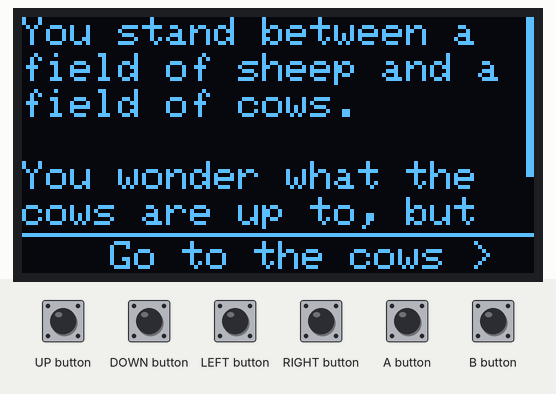
Bench run of a sketch on a simulated Arduboy, built with avr-gcc and run on an emulated ATmega32U4. Shown: 128×64 one-colour display. The test bench sets the inputs (shaded band). What the sketch prints to the serial monitor is not drawn.

Above: at 1.2 s.
1.3 s: A button pressed for 0.15 s
At 2.3 s:
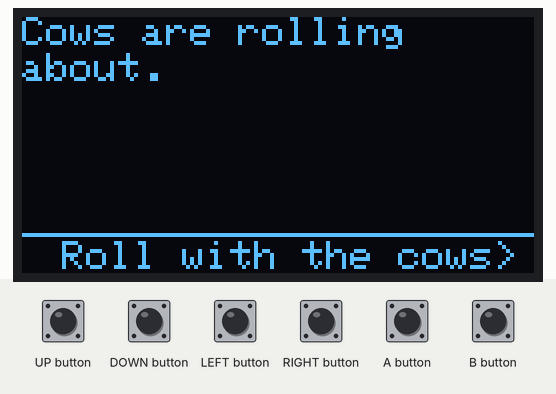
2.9 s: B button pressed for 0.15 s
At 3.7 s:
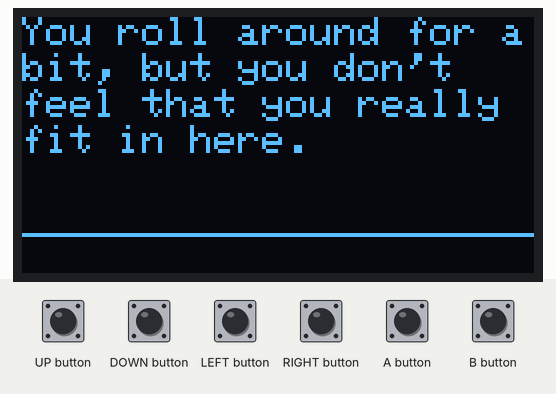
4.5 s: DOWN button pressed for 1 s
At 5.5 s:
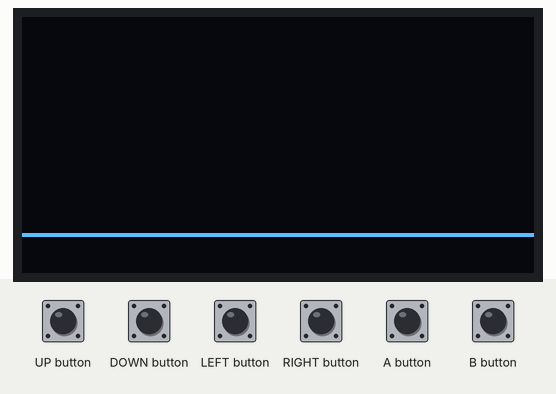
7.0 s: DOWN button pressed for 1 s
At 8.8 s:
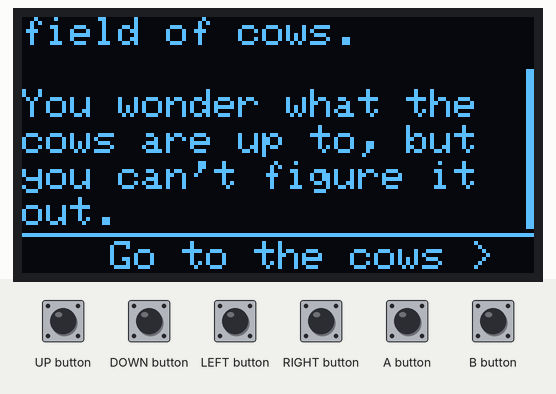
9.5 s: RIGHT button pressed for 0.15 s
At 10.0 s:
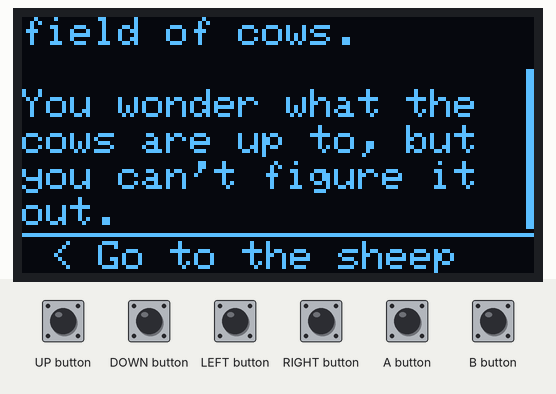
11.1 s: UP button pressed for 1 s
At 11.7 s:
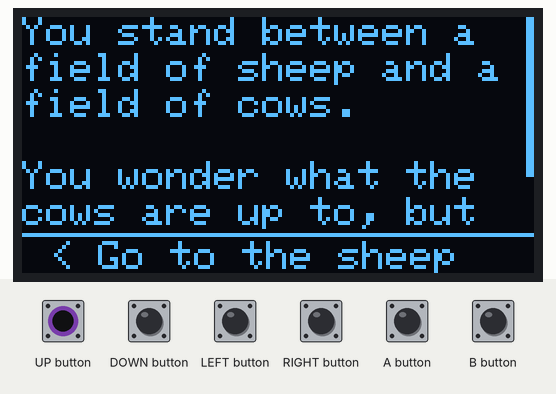
Timing chart, 0 to 14.1 s (numbered marks = the images above; inputs shaded):
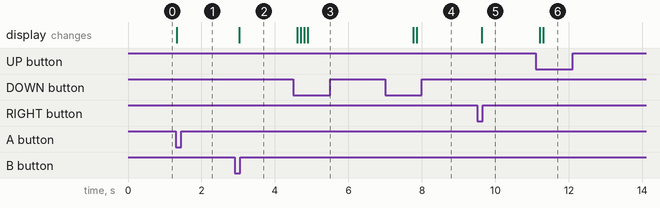

Measured:
- after the input at 1.3 s, the display: changes at once (image 1)
- after the input at 2.9 s, the display: changes after 0.12 s (image 2)
- after the input at 4.5 s, the display: first changes after 0.11 s (image 3 shows a later state)
- after the input at 7.0 s, the display: first changes after 0.77 s (image 4 shows a later state)
- after the input at 9.5 s, the display: changes after 0.13 s (image 5)
- after the input at 11.1 s, the display: first changes after 0.11 s (image 6 shows a later state)

The sketch:

tinychoicuino.ino
```cpp
#include <Arduboy2.h>
#include "generated.h"

// make an instance of arduboy used for many functions
Arduboy2 arduboy;

char buffer[MAX_STR_LEN];

size_t currentVerb=0;
size_t currentPage=0;
byte yoffset=0;


// This function runs once in your game.
// use it for anything that needs to be set only once in your game.
void setup() {
  Serial.begin(9600);
  // initiate arduboy instance
  arduboy.boot();

  // here we set the framerate to 15, we do not need to run at
  // default 60 and it saves us battery life
  arduboy.setFrameRate(10);
  render();
}


void render(){
// first we clear our screen to black
  arduboy.clear();

  word lines = pgm_read_word_near(textlinecounts+currentPage);
  char linestoshow = 6;
  if (lines<linestoshow){
    linestoshow=lines;
  }
  const char* const * text = pgm_read_word_near(texts+currentPage);
  for (int i=0;i<linestoshow;i++){
    strcpy_P(buffer, (char*)pgm_read_word(&text[i+yoffset])); // Necessary casts and dereferencing, just copy.
    arduboy.setCursor( 0,i*9);
    arduboy.print(buffer);
  }

  arduboy.fillRect(0,64-10,128,1,WHITE);

  word verbcount = pgm_read_word_near(verbcounts+currentPage);
  if (verbcount>0){
    const char* const * verblist = pgm_read_word_near(verblists+currentPage);
    strcpy_P(buffer, (char*)pgm_read_word(&verblist[currentVerb])); // Necessary casts and dereferencing, just copy.
    byte verb_length = strlen(buffer);

    char xoffset = 128/2-verb_length*6/2;
    arduboy.setCursor( xoffset,64-8);
    arduboy.print(buffer);
  }

  word h = 54;
  word linesPerPage = 6;

  if (lines>linesPerPage){
    word scrollBarSize = (h*linesPerPage)/lines;
    word maxOffset = lines-6;
    word maxScrollbarY = 53-scrollBarSize;
    arduboy.fillRect(128-2,(maxScrollbarY*yoffset)/maxOffset,2,scrollBarSize,WHITE);
  }

  // then we finaly we tell the arduboy to display what we just wrote to the display
  arduboy.display();
}

bool nothingHappened(){
  return !(
          arduboy.pressed(UP_BUTTON) ||
          arduboy.pressed(DOWN_BUTTON) ||
          arduboy.justPressed(LEFT_BUTTON) ||
          arduboy.justPressed(RIGHT_BUTTON) ||
          arduboy.justPressed(A_BUTTON) ||
          arduboy.justPressed(B_BUTTON) //||
          // arduboy.justReleased(UP_BUTTON) ||
          // arduboy.justReleased(DOWN_BUTTON) ||
          // arduboy.justReleased(LEFT_BUTTON) ||
          // arduboy.justReleased(RIGHT_BUTTON) ||
          // arduboy.justReleased(A_BUTTON) ||
          // arduboy.justReleased(B_BUTTON)
          );
}

void reset(){
  currentPage=0;
  currentVerb=0;
  yoffset=0;
}

void pressAction(){
  const word* const targetlist = pgm_read_word_near(verbtargetlists+currentPage);
  const word verbtarget = pgm_read_word_near(targetlist+currentVerb);

  Serial.print("going from ");
  Serial.print(currentPage);
  Serial.print(" to ");
  Serial.print(verbtarget);
  Serial.println(".");
  currentPage=verbtarget;
  currentVerb=0;
  yoffset=0;
}

// our main game loop, this runs once every cycle/frame.
// this is where our game logic goes.
void loop() {
  // pause render until it's time for the next frame
  if (!(arduboy.nextFrame()))
    return;

  arduboy.pollButtons();

  if (nothingHappened()){
    return;
  }

  bool change=false;
  if (arduboy.pressed(UP_BUTTON)){
    if (yoffset>0){
      yoffset--;
      change=true;
    }
  }
  if (arduboy.pressed(DOWN_BUTTON)){
    word lines = pgm_read_word_near(textlinecounts+currentPage);
    word maxoffset = lines-6;
    if (yoffset<maxoffset){
      yoffset++;
      change=true;
    }
  }
  if (arduboy.justPressed(LEFT_BUTTON)){
    if (currentVerb>0){
      currentVerb--;
      change=true;
    }
  }
  if (arduboy.justPressed(RIGHT_BUTTON)){
    word verbcount = pgm_read_word_near(verbcounts+currentPage);
    if (currentVerb<verbcount-1){
      currentVerb++;
      change=true;
    }
  }
  if (
    (arduboy.pressed(A_BUTTON)&&arduboy.justPressed(B_BUTTON))||
    (arduboy.pressed(B_BUTTON)&&arduboy.justPressed(A_BUTTON)))
    {
      reset();
      change=true;
    }
  else if (arduboy.justPressed(A_BUTTON)||arduboy.justPressed(B_BUTTON)){
    pressAction();
    change=true;
  }
  if (change){
    render();
  }
}
```

generated.h
```cpp
// Save as a .ino file and upload from the Arduino IDE to play on your arduboy.

// Made with www.tinychoice.net :)

#define MAX_STR_LEN 30
const PROGMEM word sectionCount = 5;
const PROGMEM word textlinecounts[] = { 8, 2, 4, 2, 6 };
const PROGMEM word verbcounts[] = { 2, 2, 0, 2, 0 };
const PROGMEM char text_0_0[]="You stand between a";
const PROGMEM char text_0_1[]="field of sheep and a";
const PROGMEM char text_0_2[]="field of cows.";
const PROGMEM char text_0_3[]="";
const PROGMEM char text_0_4[]="You wonder what the";
const PROGMEM char text_0_5[]="cows are up to, but";
const PROGMEM char text_0_6[]="you can't figure it";
const PROGMEM char text_0_7[]="out.";
const PROGMEM char * const(text_0[]) = { text_0_0, text_0_1, text_0_2, text_0_3, text_0_4, text_0_5, text_0_6, text_0_7 };
const PROGMEM char text_1_0[]="Cows are rolling";
const PROGMEM char text_1_1[]="about.";
const PROGMEM char * const(text_1[]) = { text_1_0, text_1_1 };
const PROGMEM char text_2_0[]="You roll around for a";
const PROGMEM char text_2_1[]="bit, but you don't";
const PROGMEM char text_2_2[]="feel that you really";
const PROGMEM char text_2_3[]="fit in here.";
const PROGMEM char * const(text_2[]) = { text_2_0, text_2_1, text_2_2, text_2_3 };
const PROGMEM char text_3_0[]="Sheep are jumping up";
const PROGMEM char text_3_1[]="and down";
const PROGMEM char * const(text_3[]) = { text_3_0, text_3_1 };
const PROGMEM char text_4_0[]="You jump up and down,";
const PROGMEM char text_4_1[]="just like the sheep,";
const PROGMEM char text_4_2[]="but however hard and";
const PROGMEM char text_4_3[]="long you try they";
const PROGMEM char text_4_4[]="still look at you";
const PROGMEM char text_4_5[]="differently.";
const PROGMEM char * const(text_4[]) = { text_4_0, text_4_1, text_4_2, text_4_3, text_4_4, text_4_5 };
const PROGMEM char * const(* const (texts[])) = { text_0, text_1, text_2, text_3, text_4 };
const PROGMEM char verb_0_0[]="  Go to the cows >";
const PROGMEM char verb_0_1[]="< Go to the sheep  ";
const PROGMEM char * const(verblist_0[]) = { verb_0_0, verb_0_1 };
const PROGMEM char verb_1_0[]=" Roll with the cows>";
const PROGMEM char verb_1_1[]="< Leave this place  ";
const PROGMEM char * const(verblist_1[]) = { verb_1_0, verb_1_1 };
const PROGMEM char * const(verblist_2[]) = {  };
const PROGMEM char verb_3_0[]=" Jump with the sheep>";
const PROGMEM char verb_3_1[]="< Leave this place  ";
const PROGMEM char * const(verblist_3[]) = { verb_3_0, verb_3_1 };
const PROGMEM char * const(verblist_4[]) = {  };
const PROGMEM char * const(* const (verblists[])) = { verblist_0, verblist_1, verblist_2, verblist_3, verblist_4 };
const PROGMEM word verbtargetlist_0[] = { 1, 3 };
const PROGMEM word verbtargetlist_1[] = { 2, 0 };
const PROGMEM word verbtargetlist_2[] = {  };
const PROGMEM word verbtargetlist_3[] = { 4, 0 };
const PROGMEM word verbtargetlist_4[] = {  };
const PROGMEM word *const (verbtargetlists[]) = { verbtargetlist_0, verbtargetlist_1, verbtargetlist_2, verbtargetlist_3, verbtargetlist_4 };
```
